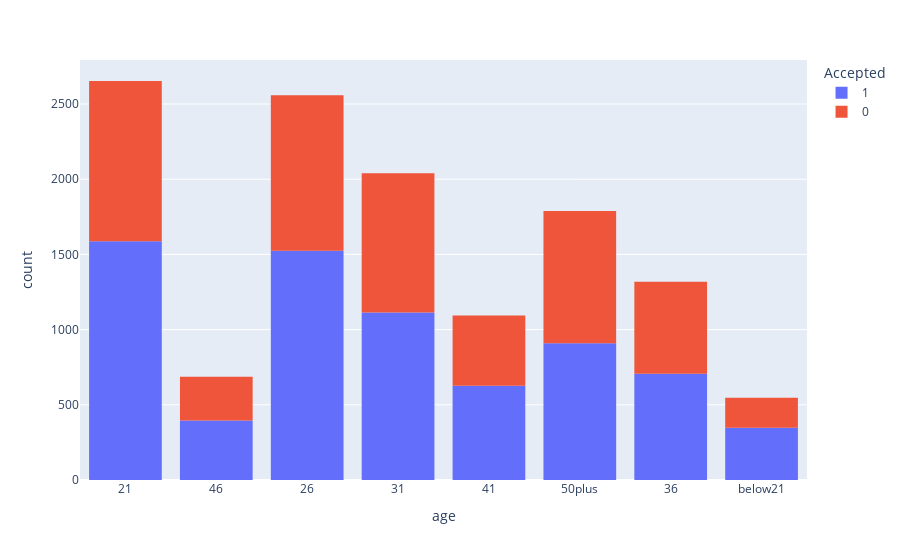

Write notebook code for a chart like this one.
### Code cell
px.histogram(data, x='age', color= 'Accepted')

### Figure 1 — Plotly figure (JSON) as saved in the notebook; plotly's stock layout.template omitted (floating-point values rounded to 4 significant figures; data arrays with more than 128 entries replaced by an {"elided": "..."} marker saying what was removed)
{"data": [{"alignmentgroup": "True", "bingroup": "x", "hovertemplate": "Accepted=1<br>age=%{x}<br>count=%{y}<extra></extra>", "legendgroup": "1", "marker": {"color": "#636efa", "pattern": {"shape": ""}}, "name": "1", "offsetgroup": "1", "orientation": "v", "showlegend": true, "type": "histogram", "x": {"elided": "7210 str values"}, "xaxis": "x", "yaxis": "y"}, {"alignmentgroup": "True", "bingroup": "x", "hovertemplate": "Accepted=0<br>age=%{x}<br>count=%{y}<extra></extra>", "legendgroup": "0", "marker": {"color": "#EF553B", "pattern": {"shape": ""}}, "name": "0", "offsetgroup": "0", "orientation": "v", "showlegend": true, "type": "histogram", "x": {"elided": "5474 str values"}, "xaxis": "x", "yaxis": "y"}], "layout": {"barmode": "relative", "legend": {"title": {"text": "Accepted"}, "tracegroupgap": 0}, "margin": {"t": 60}, "xaxis": {"anchor": "y", "domain": [0, 1], "title": {"text": "age"}}, "yaxis": {"anchor": "x", "domain": [0, 1], "title": {"text": "count"}}}}
